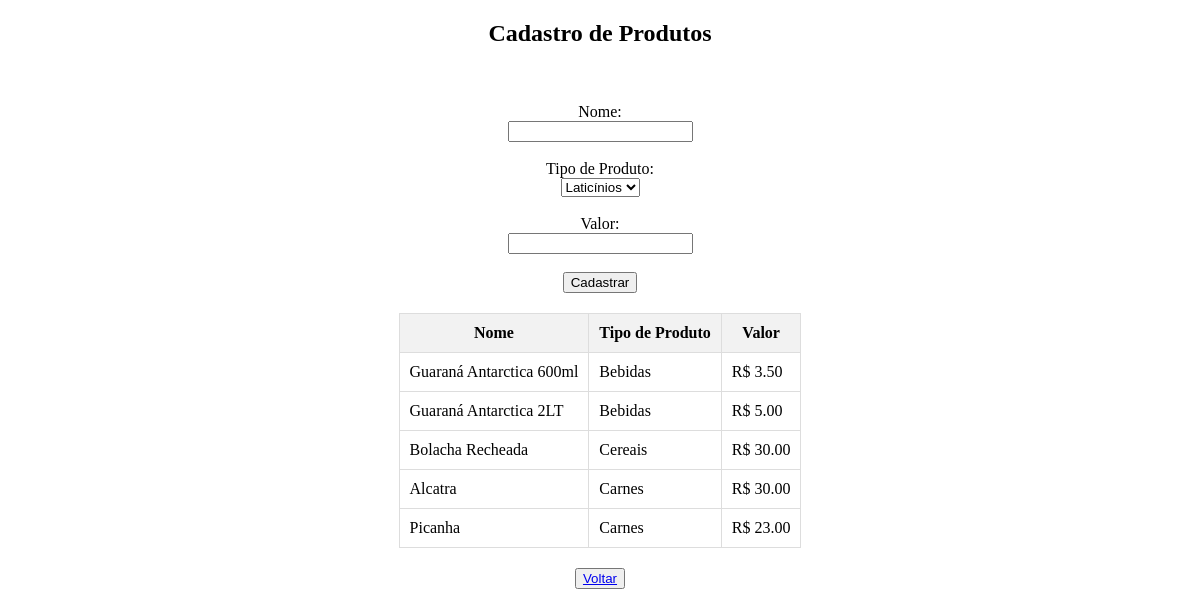
/cadastro_produtos.php, run on the app's committed database.
### tables this page shows
CREATE TABLE `produtos` (
  `id` int(11) NOT NULL,
  `nome` varchar(50) NOT NULL,
  `tipo_id` int(11) DEFAULT NULL,
  `valor` decimal(10,2) NOT NULL
);

CREATE TABLE `tipos_produto` (
  `id` int(11) NOT NULL,
  `tipo` varchar(50) NOT NULL
);

### cadastro_produtos.php (the view, shortened to what this page needs)
<!DOCTYPE html>
<html>
<head>
    <link rel="stylesheet" href="css/style.css">
</head>
<body>
        <center>
        <h2>Cadastro de Produtos</h2>
        <br><br>
        <form action="cadastro_produtos.php" method="POST">
            <label for="nome">Nome:</label>
            <br><input type="text" name="nome" required>
            <br>
            <br><label for="tipo_id">Tipo de Produto:</label>
            <br><select name="tipo_id" required><br>
                <?php
                include 'conexao.php';
                try {
                    $conn = new PDO("mysql:host=$servername;dbname=$database;charset=utf8", $username, $password);
                    $conn->setAttribute(PDO::ATTR_ERRMODE, PDO::ERRMODE_EXCEPTION);
                    $sql = "SELECT * FROM tipos_produto";
                    $stmt = $conn->query($sql);
                    $tiposProdutos = $stmt->fetchAll(PDO::FETCH_ASSOC);
                    foreach ($tiposProdutos as $tipoProduto) {
                        echo "<option value='".$tipoProduto['id']."'>".$tipoProduto['tipo']."</option>";
                    }
                } catch(PDOException $e) {
                    echo "Erro na conexão com o banco de dados: " . $e->getMessage();
                }
                ?>
            </select><br>
            <br><label for="valor">Valor:</label><br>
            <input type="number" name="valor" required>
            <br>
            <br><button type="submit">Cadastrar</button>
        </form>
         <table>
            <thead>
                <tr>
                    <th>Nome</th>
                    <th>Tipo de Produto</th>
                    <th>Valor</th>
                </tr>
            </thead>
            <tbody>
            <?php
               include 'conexao.php';
                try {
                    $conn = new PDO("mysql:host=$servername;dbname=$database;charset=utf8", $username, $password);
                    $conn->setAttribute(PDO::ATTR_ERRMODE, PDO::ERRMODE_EXCEPTION);
                    $sql = "SELECT p.nome, t.tipo, p.valor FROM produtos p
                            INNER JOIN tipos_produto t ON p.tipo_id = t.id";
                    $stmt = $conn->query($sql);
                    $produtos = $stmt->fetchAll(PDO::FETCH_ASSOC);
                    foreach ($produtos as $produto) {
                        echo "<tr>";
                        echo "<td>".$produto['nome']."</td>";
                        echo "<td>".$produto['tipo']."</td>";
                        echo "<td>R$ ".$produto['valor']."</td>";
                        echo "</tr>";
                    }
                } catch(PDOException $e) {
                    echo "Erro na conexão com o banco de dados: " . $e->getMessage();
                }
                ?>
            </tbody>
        </table>
        <button type="submit"><a href="index.php" class="btn">Voltar</a></center></button>
</body>
</html>

### css/style.css (style rules this page uses)
form { text-align: center; }
table { margin: 20px auto; border-collapse: collapse; }
th, td { padding: 10px; border: 1px solid #ddd; }
th { background-color: #f2f2f2; }

### data on the page
produtos: nome "Guaraná Antarctica 600ml", tipo.tipo "Bebidas", valor "3.50"
produtos: nome "Guaraná Antarctica 2LT", tipo.tipo "Bebidas", valor "5.00"
produtos: nome "Bolacha Recheada", tipo.tipo "Cereais", valor "30.00"
produtos: nome "Alcatra", tipo.tipo "Carnes", valor "30.00"
produtos: nome "Picanha", tipo.tipo "Carnes", valor "23.00"

### other printed values
form field tipo_id "Laticínios"
